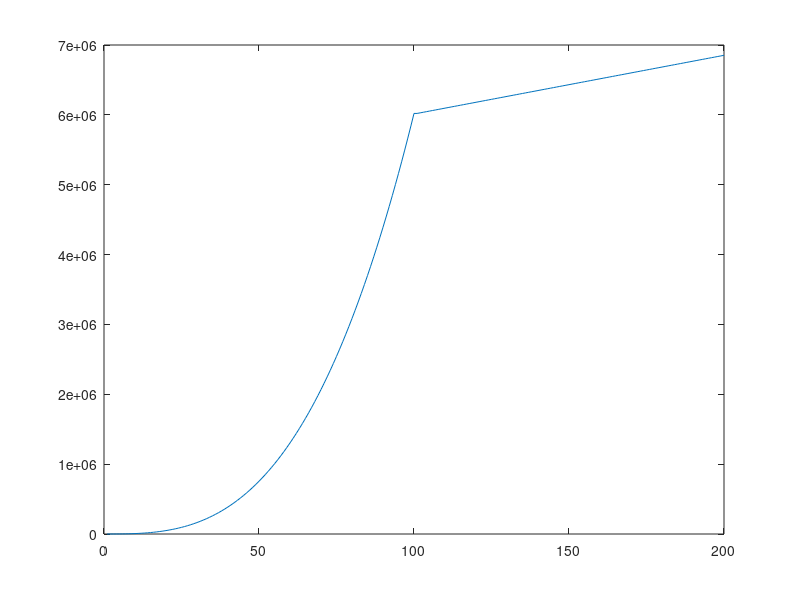

Recreate this plot in MATLAB.
p=randi([1,10],4,1)
y1=polyval(p,1:100);
k=rand(1)*10000
y2=k*(0:99)+y1(end);
y=[y1,y2];
plot(y)
k=(y2-y1(end))/(0:99)
T=[(1:100).^3;
   (1:100).^2;
   (1:100).^1;
   ones(1,100)];
p=(y1/T)'
y1(1:4)
pp=polyfit(y1(1:4), 1:4, 3)